Frame 1 (no input): blank canvas, image omitted
Frame 60 (the mouse pressed at the canvas centre just before this capture): blank canvas, image omitted
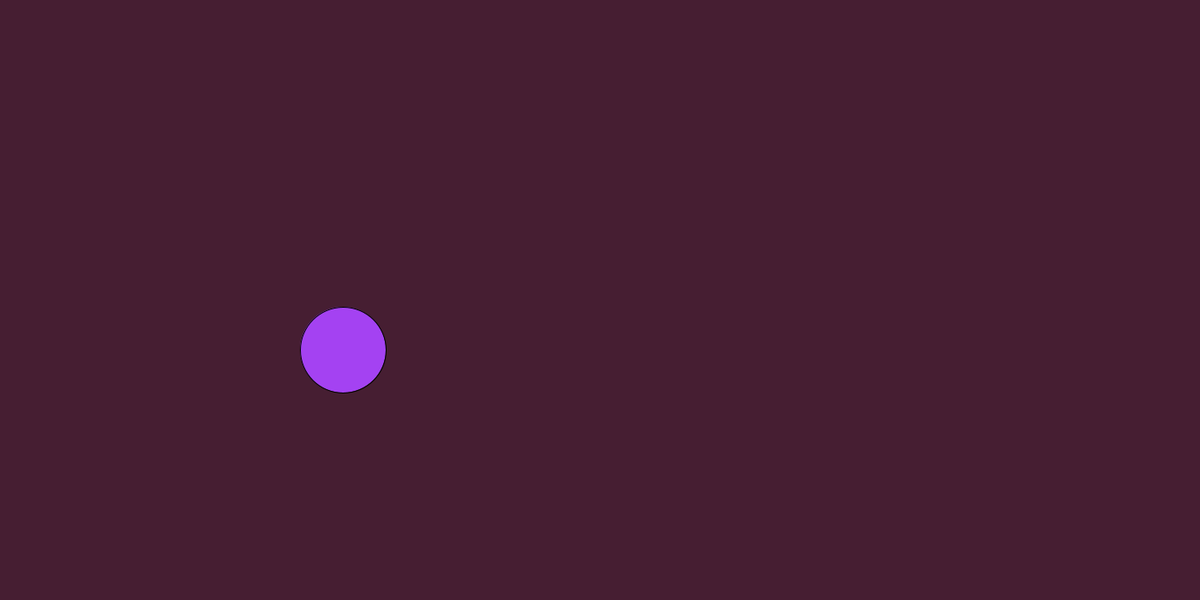
Frame 120 (the mouse held since frame 60 and released just before this capture)

The Processing sketch whose frames 1 and 60 were blank and that drew this single picture after the mouse press (run headless with seeded random() and noise(); from frame 60 on, the mouse is pressed at the canvas centre):

// Processing sketch: bouncebList
// ── bouncebList.pde
///Declaring the object Array List
ArrayList<Ball> ballGroup = new ArrayList<Ball>();

//Ball[] ballGroup = new Ball[10];
//int pos = 0;

void setup() {
    size(1400,700);
}

void draw() {
    background(70,30,50);
    
    for (Ball theBall : ballGroup) {
        theBall.move();
           //Check collision
        for (Ball otherBall : ballGroup) {
            if (theBall != otherBall) {
                theBall.checkCollision(otherBall);
            }
        }
        
        theBall.display();

    }
    
}

void mousePressed() {
    // Creates a new object at the end of the ArrayList
    ballGroup.add(new Ball(mouseX, mouseY, 100, width, height, false));

    // //Creates a new object at this array position
    // if (pos < ballGroup.length) {
    //     ballGroup[pos] = new Ball(mouseX, mouseY, 100);
    //     pos++;
    // }
}

void keyPressed(){
    if (key == 'j' ) {
        // true becuase it is infectd
        ballGroup.add(new Ball( width/2, height/2 , 50, width, height, true));

    }

    }
// ── Ball.pde
class Ball {
    int x, y, d; //Declare position and radius variables
    int cr, cg, cb; //RGB values
    int dx, dy; //Velocity or Speed Values
    int width, height; //variables for the screen dimensions
    int grav; 
    boolean infected;
    // Constructor Method
    Ball(int ballx, int bally, int balld, int windoww, int windowh, boolean ballinf) {
        x = ballx; //set the x cord
        y = bally; //set the y cord
        d = balld; //set the radius

        //Randomize colour values
        cr = int( random(0,255) );
        cg = int( random(0,255) );
        cb = int( random(0,255) );

        //Set Velocity
        dx = int( random(-10,10));
        dy = int( random(-10,10));
        grav = - 1;

        // Passing over the width and height data of the screen
        width = windoww; 
        height = windowh;

        infected = ballinf; 
    }

    void display() {
        if (infected == true) {
            fill (255,0,0);

                // OR
            // cr = 255;
            //cg = 0; 
            //cb = 0;
        }

        fill(cr, cg, cb);
        circle(x,y,d);
    }

    void move() {
        //apply the rate of change (velocity)
        x = x + dx;
        y = y + dy;
        dy = dy - grav;// apply gravity to y


        if (x <= 0 + d/2 || x >= width - d/2) {
            // Reverses direction
            dx = dx * -1;

        }

        if (y <= 0 + d/2 || y >= height - d/2) {
            //Reverse direction
            dy = dy * -1;
        }

    }

    void checkCollision(Ball otherBall) {
        double distanceApart = dist(x, y, otherBall.x, otherBall.y);

        //Bounce the ball
        if (distanceApart < d) {
             //Store first velocity
            int tempdx = dx;
            int tempdy = dy;

            // ball 1 gets velocity 2
            dx = otherBall.dx;
            dy = otherBall.dy;

            //Ball 2 gets velocity 1
            otherBall.dx = tempdx;
            otherBall.dy = tempdy;
        // pass the infection
   
   
    if (otherBall.infected == true && infected == false){
        infected = true; 
    }

    else if (otherBall.infected == false && infected == true){
        infected = false; 
    }
    
    }

          
    }

}
